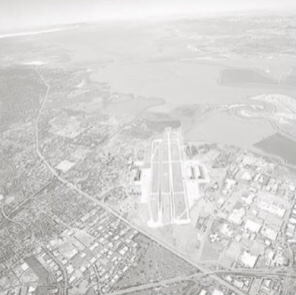
#> input picture images/gamma.PNG, 296 x 295 px, found by its file name
$ python ImageHistogram.py
#> lines starting #> are read from the running program, lines starting #| are printed output that depends on the picture
import cv2
import numpy as np
import matplotlib.pyplot as plt

# histogram equalization
def hist_equal(img, z_max=255):
#> called with z_max = 255
    height, width, = img.shape
#> height = 295; width = 296
    S = height * width  * 1.
#> S = 87320
    img_equal = img.copy()
    sum_h = 0.
    for i in range(1, 255):
        ind = np.where(img == i)
        sum_h += len(img[ind])
        z_prime = sum_h / S * z_max
        img_equal[ind] = z_prime
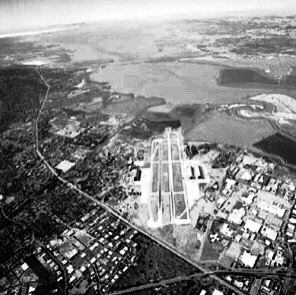
#> img_equal: shape (295, 296); min 0, max 255, mean 128.9
#> after the loop, sum_h = 87309
    img_equal = img_equal.astype(np.uint8)
    return img_equal


img = cv2.imread("images/gamma.PNG",0)

# histogram normalization
img_equal = hist_equal(img)


# Display histogram
# plt.savefig("out_his.png")
# Save result
cv2.imshow("img",img)
cv2.imshow("result", img_equal)
plt.hist(img.ravel(), bins=255, rwidth=0.8, range=(0, 255))
plt.hist(img_equal.ravel(), bins=255, rwidth=0.8, range=(0, 255))
plt.show()
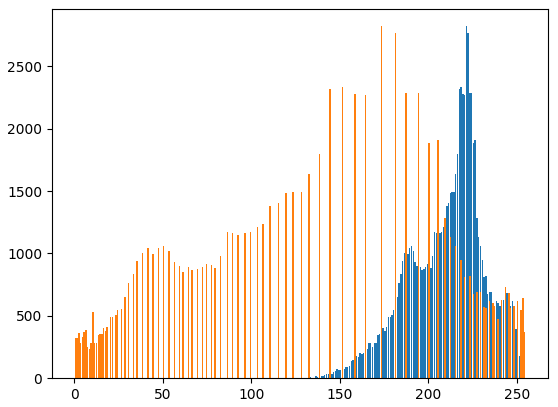
#> figure drawn by matplotlib, 1 panel; tallest bar 2821 high, from x = 221.1 to 221.9; tallest bar 2821 high, from x = 173.1 to 173.9
# cv2.imwrite("img_equal.jpg", out)
cv2.waitKey(0)
cv2.destroyAllWindows()

$ run again, with images/fil1.PNG copied over images/gamma.PNG
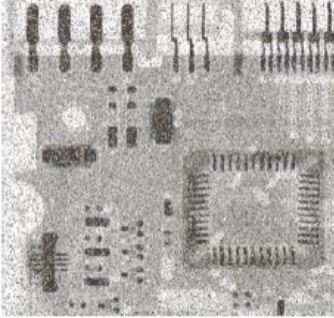
#> input picture images/fil1.PNG, 334 x 318 px, found by its file name
#> the loop in hist_equal, `for i in range(1, 255):` made 254 passes
#> (ind, sum_h, z_prime) on passes 1 to 3: ((empty array, empty array), 0, 0), ((empty array, empty array), 0, 0), ((empty array, empty array), 0, 0)
#> after the loop in hist_equal, `for i in range(1, 255):`:
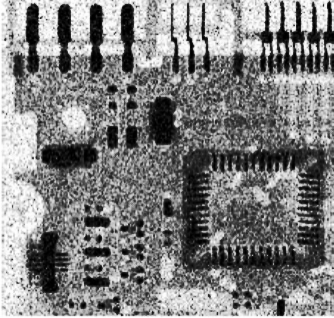
#> img_equal: shape (318, 334); min 0, max 255, mean 128.1
#> after the loop in hist_equal, `for i in range(1, 255):`: sum_h = 106163
#> `plt.show()`:
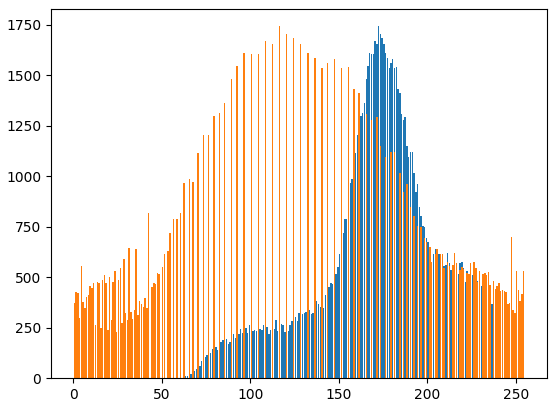
#> figure drawn by matplotlib, 1 panel; tallest bar 1743 high, from x = 172.1 to 172.9; tallest bar 1743 high, from x = 116.1 to 116.9

$ run again, with images/fil2.PNG copied over images/gamma.PNG
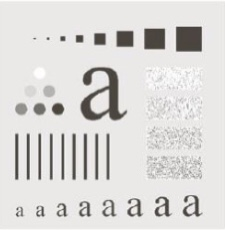
#> input picture images/fil2.PNG, 225 x 230 px, found by its file name
#> the loop in hist_equal, `for i in range(1, 255):` made 254 passes
#> (ind, sum_h, z_prime) on passes 1 to 3: ((empty array, empty array), 0, 0), ((empty array, empty array), 0, 0), ((empty array, empty array), 0, 0)
#> after the loop in hist_equal, `for i in range(1, 255):`:
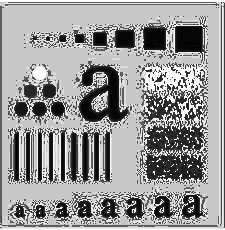
#> img_equal: shape (230, 225); min 0, max 255, mean 151.2
#> after the loop in hist_equal, `for i in range(1, 255):`: sum_h = 51746
#> `plt.show()`:
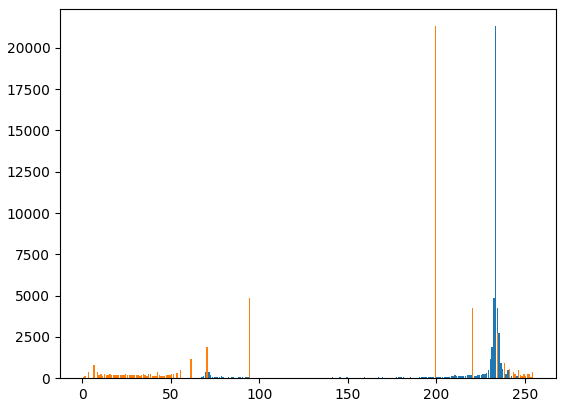
#> figure drawn by matplotlib, 1 panel; tallest bar 21313 high, from x = 233.1 to 233.9; tallest bar 21313 high, from x = 199.1 to 199.9
